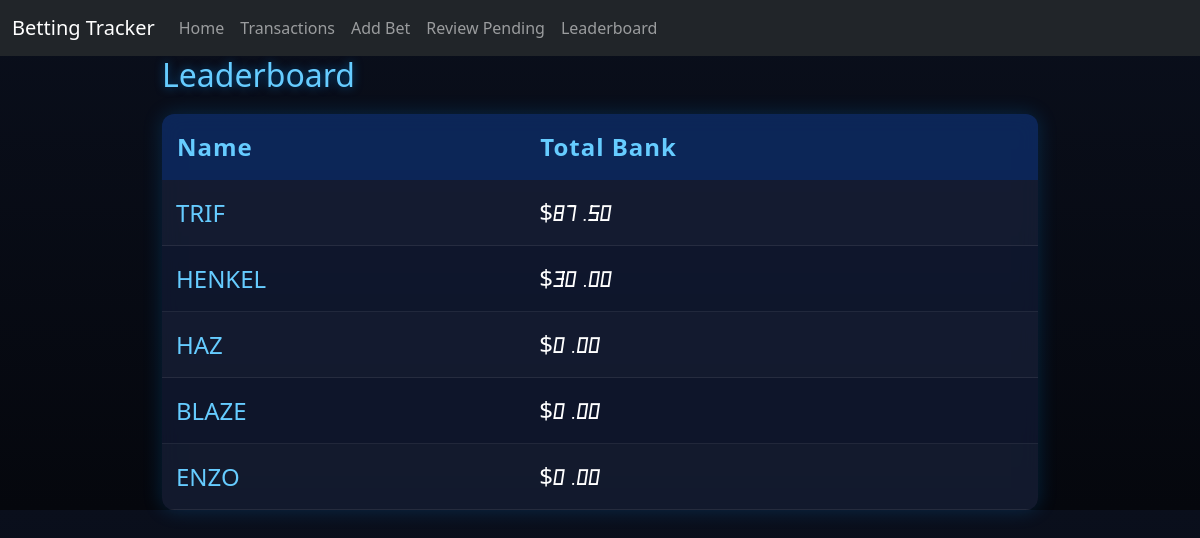
Before: / with the older database file.
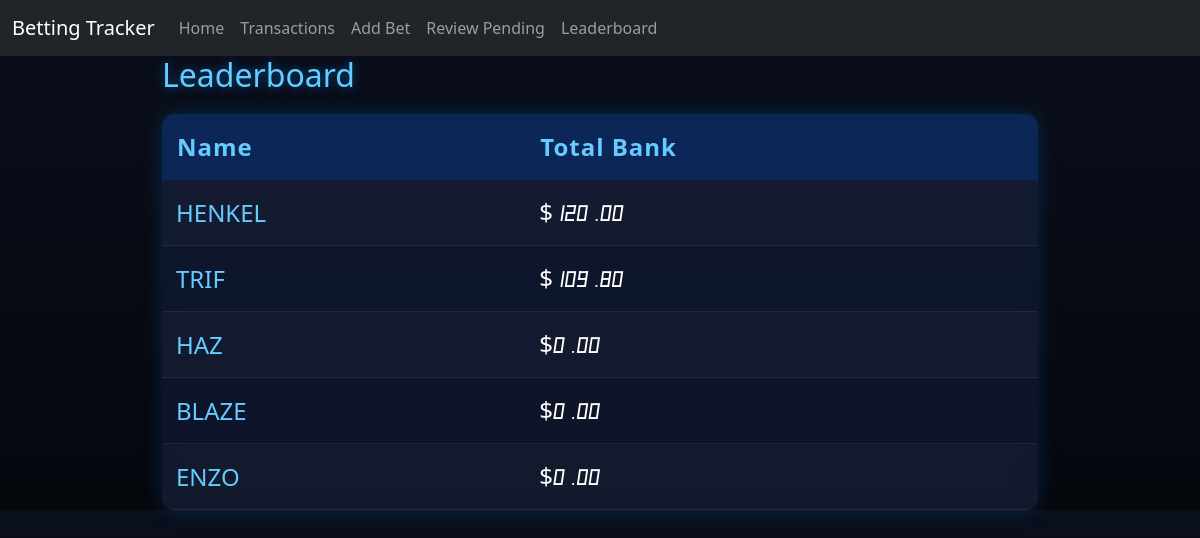
After: the same page with the newer database file.
### tables this page shows
CREATE TABLE Players (
                        ID INTEGER PRIMARY KEY AUTOINCREMENT,
                        Name TEXT,
                        BetsPlaced INTEGER,
                        SuccessRate REAL,
                        Bank REAL
                    );

### betting_app/app.py (the view)
@app.route("/")
def index():
    db = get_db(DB)
    players = db.execute("SELECT * FROM Players").fetchall()
    print(players)
    totals = db.execute("""
        SELECT Players.ID, Name, Bank,
               COALESCE(SUM(AmountWon),0) as result,
               Bank + COALESCE(SUM(AmountWon),0) as total
        FROM Players
        LEFT JOIN Transactions ON Players.ID = Transactions.PlayerID
        GROUP BY Players.ID
        ORDER BY total DESC
    """).fetchall()
    return render_template("index.html", players=totals)

### betting_app/app.py (called while the page is built)
def get_db(DB):
    try:
        db = sqlite3.connect(DB)
        return db
    except sqlite3.Error as e:
        print(f"Error opening database: {e}")
        return None

### betting_app/templates/index.html
{% extends "base.html" %}
{% block content %}
<h2>Leaderboard</h2>
<table class="leaderboard-table">
    <tr>
        <th>Name</th>
        <th>Total Bank</th>
    </tr>
    {% for p in players %}
    <tr>
        <td>
            <a href="{{ url_for('player', id=p[0]) }}">
                {{ p[1] }}
            </a>
        </td>
        <td>$<span class="leaderboard-numbers">{{ "%.2f"|format(p[4]) }}</span></td>
    </tr>
    {% endfor %}
</table>
{% endblock %}

Changed rows visible on the page:
changed Players "HENKEL": p "30.00" → "120.00"; moves up the list
changed Players "TRIF": p "87.50" → "109.80"
